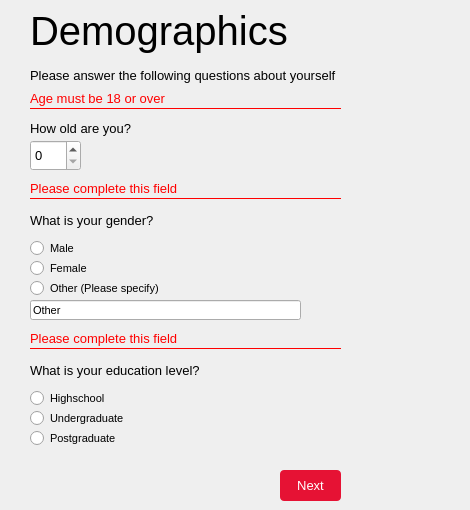
    <widget class="QWidget" name="demographics_page">
     <widget class="QLabel" name="label">
      <property name="geometry">
       <rect>
        <x>30</x>
        <y>-10</y>
        <width>341</width>
        <height>81</height>
       </rect>
      </property>
      <property name="font">
       <font>
        <pointsize>30</pointsize>
       </font>
      </property>
      <property name="text">
       <string>Demographics</string>
      </property>
      <property name="alignment">
       <set>Qt::AlignLeading|Qt::AlignLeft|Qt::AlignVCenter</set>
      </property>
     </widget>
     <widget class="QLabel" name="label_4">
      <property name="geometry">
       <rect>
        <x>30</x>
        <y>50</y>
        <width>401</width>
        <height>51</height>
       </rect>
      </property>
      <property name="font">
       <font>
        <pointsize>10</pointsize>
       </font>
      </property>
      <property name="text">
       <string>Please answer the following questions about yourself</string>
      </property>
     </widget>
     <widget class="QLabel" name="label_5">
      <property name="geometry">
       <rect>
        <x>30</x>
        <y>120</y>
        <width>211</width>
        <height>16</height>
       </rect>
      </property>
      <property name="font">
       <font>
        <pointsize>10</pointsize>
       </font>
      </property>
      <property name="text">
       <string>How old are you?</string>
      </property>
     </widget>
     <widget class="QDoubleSpinBox" name="age">
      <property name="geometry">
       <rect>
        <x>30</x>
        <y>140</y>
        <width>51</width>
        <height>31</height>
       </rect>
      </property>
      <property name="font">
       <font>
        <pointsize>10</pointsize>
       </font>
      </property>
      <property name="decimals">
       <number>0</number>
      </property>
     </widget>
     <widget class="QLabel" name="label_6">
      <property name="geometry">
       <rect>
        <x>30</x>
        <y>210</y>
        <width>151</width>
        <height>21</height>
       </rect>
      </property>
      <property name="font">
       <font>
        <pointsize>10</pointsize>
       </font>
      </property>
      <property name="text">
       <string>What is your gender?</string>
      </property>
     </widget>
     <widget class="QWidget" name="gender_grp" native="true">
      <property name="geometry">
       <rect>
        <x>30</x>
        <y>230</y>
        <width>431</width>
        <height>71</height>
       </rect>
      </property>
      <widget class="QRadioButton" name="male">
       <property name="geometry">
        <rect>
         <x>0</x>
         <y>10</y>
         <width>101</width>
         <height>16</height>
        </rect>
       </property>
       <property name="font">
        <font>
         <pointsize>8</pointsize>
        </font>
       </property>
       <property name="text">
        <string>Male</string>
       </property>
      </widget>
      <widget class="QRadioButton" name="female">
       <property name="geometry">
        <rect>
         <x>0</x>
         <y>30</y>
         <width>131</width>
         <height>16</height>
        </rect>
       </property>
       <property name="font">
        <font>
         <pointsize>8</pointsize>
        </font>
       </property>
       <property name="text">
        <string>Female</string>
       </property>
      </widget>
      <widget class="QRadioButton" name="other">
       <property name="geometry">
        <rect>
         <x>0</x>
         <y>50</y>
         <width>131</width>
         <height>16</height>
        </rect>
       </property>
       <property name="font">
        <font>
         <pointsize>8</pointsize>
        </font>
       </property>
       <property name="text">
        <string>Other (Please specify)</string>
       </property>
      </widget>
     </widget>
     <widget class="QLabel" name="label_7">
      <property name="geometry">
       <rect>
        <x>30</x>
        <y>360</y>
        <width>371</width>
        <height>21</height>
       </rect>
      </property>
      <property name="font">
       <font>
        <pointsize>10</pointsize>
       </font>
      </property>
      <property name="text">
       <string>What is your education level?</string>
      </property>
     </widget>
     <widget class="QWidget" name="education_grp" native="true">
      <property name="geometry">
       <rect>
        <x>30</x>
        <y>380</y>
        <width>431</width>
        <height>111</height>
       </rect>
      </property>
      <widget class="QRadioButton" name="highschool">
       <property name="geometry">
        <rect>
         <x>0</x>
         <y>10</y>
         <width>151</width>
         <height>16</height>
        </rect>
       </property>
       <property name="font">
        <font>
         <pointsize>8</pointsize>
        </font>
       </property>
       <property name="text">
        <string>Highschool</string>
       </property>
      </widget>
      <widget class="QRadioButton" name="undergraduate">
       <property name="geometry">
        <rect>
         <x>0</x>
         <y>30</y>
         <width>161</width>
         <height>16</height>
        </rect>
       </property>
       <property name="font">
        <font>
         <pointsize>8</pointsize>
        </font>
       </property>
       <property name="text">
        <string>Undergraduate</string>
       </property>
      </widget>
      <widget class="QRadioButton" name="postgraduate">
       <property name="geometry">
        <rect>
         <x>0</x>
         <y>50</y>
         <width>211</width>
         <height>16</height>
        </rect>
       </property>
       <property name="font">
        <font>
         <pointsize>8</pointsize>
        </font>
       </property>
       <property name="text">
        <string>Postgraduate</string>
       </property>
      </widget>
     </widget>
     <widget class="QPushButton" name="next_demographics">
      <property name="geometry">
       <rect>
        <x>280</x>
        <y>470</y>
        <width>61</width>
        <height>31</height>
       </rect>
      </property>
      <property name="font">
       <font>
        <pointsize>10</pointsize>
       </font>
      </property>
      <property name="autoFillBackground">
       <bool>false</bool>
      </property>
      <property name="styleSheet">
       <string notr="true">background-color: rgb(230, 18, 52);
border-color: rgb(206, 16, 47);
color: rgb(255, 255, 255);
border-radius: 4px</string>
      </property>
      <property name="text">
       <string>Next</string>
      </property>
     </widget>
     <widget class="QWidget" name="age_error" native="true">
      <property name="geometry">
       <rect>
        <x>20</x>
        <y>90</y>
        <width>341</width>
        <height>31</height>
       </rect>
      </property>
      <widget class="QLabel" name="warning">
       <property name="geometry">
        <rect>
         <x>10</x>
         <y>0</y>
         <width>191</width>
         <height>16</height>
        </rect>
       </property>
       <property name="font">
        <font>
         <pointsize>10</pointsize>
        </font>
       </property>
       <property name="styleSheet">
        <string notr="true">color: rgb(255, 0, 0);</string>
       </property>
       <property name="text">
        <string>Age must be 18 or over</string>
       </property>
      </widget>
      <widget class="Line" name="line">
       <property name="geometry">
        <rect>
         <x>10</x>
         <y>10</y>
         <width>311</width>
         <height>16</height>
        </rect>
       </property>
       <property name="minimumSize">
        <size>
         <width>0</width>
         <height>0</height>
        </size>
       </property>
       <property name="sizeIncrement">
        <size>
         <width>0</width>
         <height>0</height>
        </size>
       </property>
       <property name="styleSheet">
        <string notr="true">color: rgb(255, 0, 0);</string>
       </property>
       <property name="frameShadow">
        <enum>QFrame::Plain</enum>
       </property>
       <property name="lineWidth">
        <number>0</number>
       </property>
       <property name="midLineWidth">
        <number>10</number>
       </property>
       <property name="orientation">
        <enum>Qt::Horizontal</enum>
       </property>
      </widget>
     </widget>
     <widget class="QWidget" name="gender_error" native="true">
      <property name="geometry">
       <rect>
        <x>20</x>
        <y>180</y>
        <width>341</width>
        <height>31</height>
       </rect>
      </property>
      <widget class="QLabel" name="warning_2">
       <property name="geometry">
        <rect>
         <x>10</x>
         <y>0</y>
         <width>191</width>
         <height>16</height>
        </rect>
       </property>
       <property name="font">
        <font>
         <pointsize>10</pointsize>
        </font>
       </property>
       <property name="styleSheet">
        <string notr="true">color: rgb(255, 0, 0);</string>
       </property>
       <property name="text">
        <string>Please complete this field</string>
       </property>
      </widget>
      <widget class="Line" name="line_2">
       <property name="geometry">
        <rect>
         <x>10</x>
         <y>10</y>
         <width>311</width>
         <height>16</height>
        </rect>
       </property>
       <property name="minimumSize">
        <size>
         <width>0</width>
         <height>0</height>
        </size>
       </property>
       <property name="sizeIncrement">
        <size>
         <width>0</width>
         <height>0</height>
        </size>
       </property>
       <property name="styleSheet">
        <string notr="true">color: rgb(255, 0, 0);</string>
       </property>
       <property name="frameShadow">
        <enum>QFrame::Plain</enum>
       </property>
       <property name="lineWidth">
        <number>0</number>
       </property>
       <property name="midLineWidth">
        <number>10</number>
       </property>
       <property name="orientation">
        <enum>Qt::Horizontal</enum>
       </property>
      </widget>
     </widget>
     <widget class="QWidget" name="education_error" native="true">
      <property name="geometry">
       <rect>
        <x>20</x>
        <y>330</y>
        <width>341</width>
        <height>31</height>
       </rect>
      </property>
      <widget class="QLabel" name="warning_3">
       <property name="geometry">
        <rect>
         <x>10</x>
         <y>0</y>
         <width>191</width>
         <height>16</height>
        </rect>
       </property>
       <property name="font">
        <font>
         <pointsize>10</pointsize>
        </font>
       </property>
       <property name="styleSheet">
        <string notr="true">color: rgb(255, 0, 0);</string>
       </property>
       <property name="text">
        <string>Please complete this field</string>
       </property>
      </widget>
      <widget class="Line" name="line_3">
       <property name="geometry">
        <rect>
         <x>10</x>
         <y>10</y>
         <width>311</width>
         <height>16</height>
        </rect>
       </property>
       <property name="minimumSize">
        <size>
         <width>0</width>
         <height>0</height>
        </size>
       </property>
       <property name="sizeIncrement">
        <size>
         <width>0</width>
         <height>0</height>
        </size>
       </property>
       <property name="styleSheet">
        <string notr="true">color: rgb(255, 0, 0);</string>
       </property>
       <property name="frameShadow">
        <enum>QFrame::Plain</enum>
       </property>
       <property name="lineWidth">
        <number>0</number>
       </property>
       <property name="midLineWidth">
        <number>10</number>
       </property>
       <property name="orientation">
        <enum>Qt::Horizontal</enum>
       </property>
      </widget>
     </widget>
     <widget class="QLineEdit" name="specify_gender">
      <property name="geometry">
       <rect>
        <x>30</x>
        <y>300</y>
        <width>271</width>
        <height>20</height>
       </rect>
      </property>
      <property name="font">
       <font>
        <pointsize>8</pointsize>
       </font>
      </property>
      <property name="text">
       <string>Other</string>
      </property>
     </widget>
    </widget>
